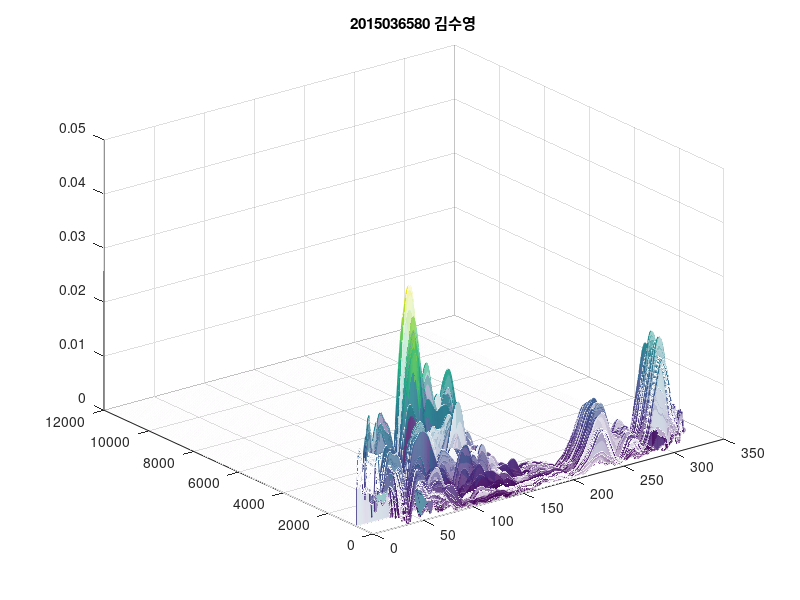
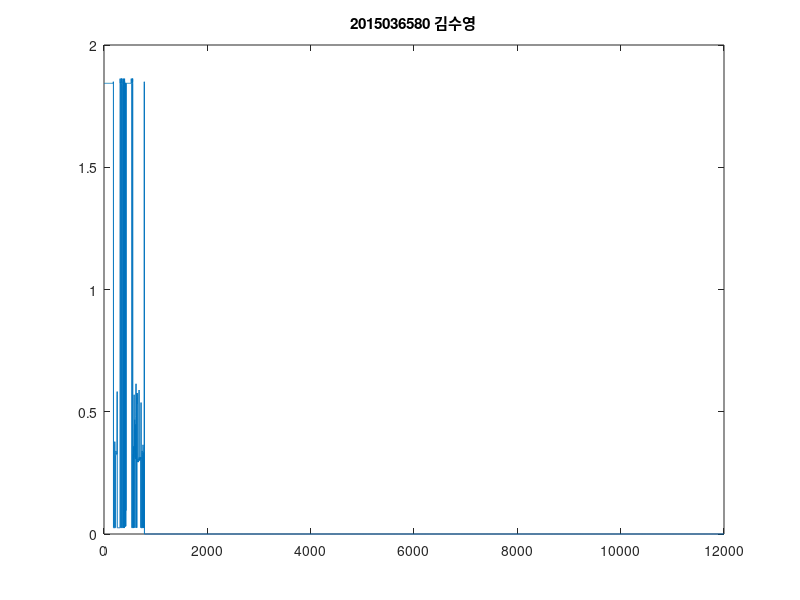
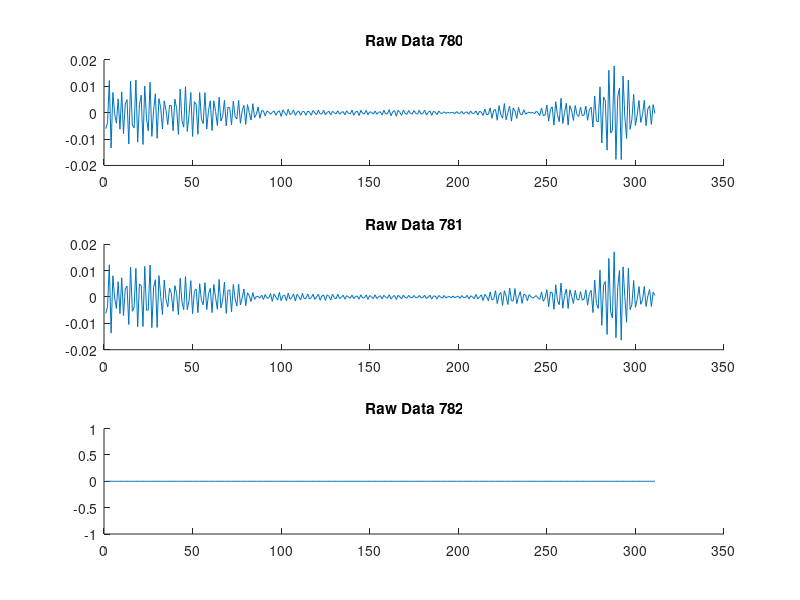
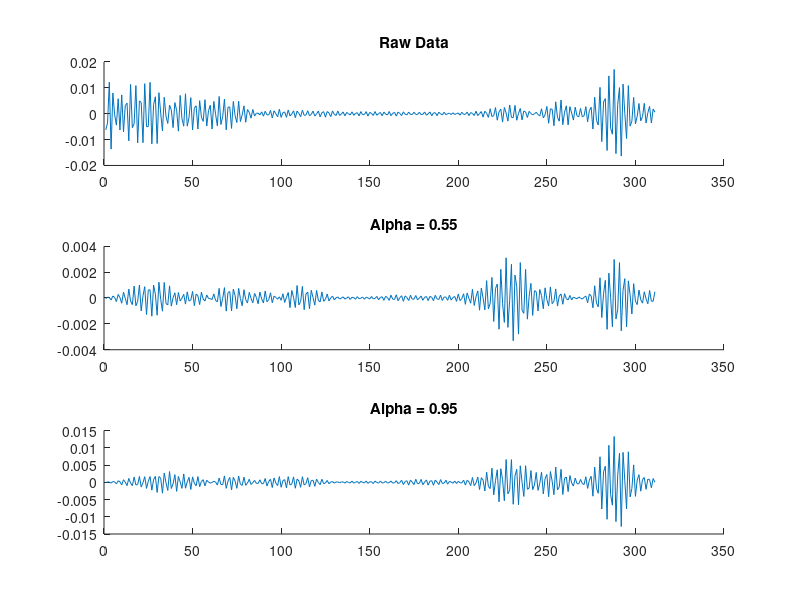

Reproduce these figures in MATLAB, in order.
%% Load Data

% Read Data already collected from X4

raw_data = load('R_Data.mat').RawData1;
hilbert_history = load('H_History.mat').HilbertHistory;
distance_history = load('D_History.mat').DistanceHistory;
alpha1_history = load('BLP_1.mat').B_LowPass1;
alpha2_history = load('BLP_2.mat').B_LowPass2;
%% 
close all;

figure;
mesh(hilbert_history);
title("2015036580 김수영")

figure;
plot(distance_history);
title("2015036580 김수영")

%% 
figure;
subplot(3, 1, 1)
hold on
plot(raw_data(780, :));
title("Raw Data 780")

subplot(3, 1, 2)
hold on
plot(raw_data(781, :));
title("Raw Data 781")

subplot(3, 1, 3)
hold on
plot(raw_data(782, :));
title("Raw Data 782")

figure;
subplot(3, 1, 1)
hold on
plot(raw_data(781, :));
title("Raw Data")

subplot(3, 1, 2)
hold on
plot(alpha2_history(781, :));
title("Alpha = 0.55")

subplot(3, 1, 3)
hold on
plot(alpha1_history(781, :));
title("Alpha = 0.95")